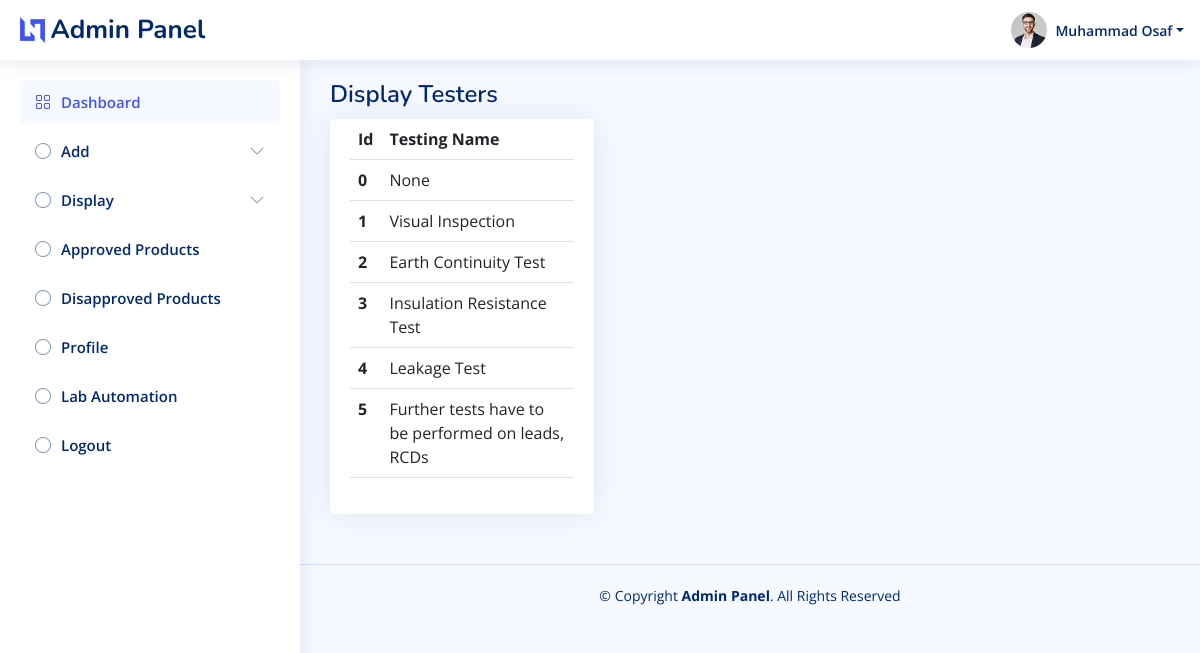
Page /Admin/displaytestingprocess.php (signed in) on the committed database.
### tables this page shows
CREATE TABLE `testingprocess` (
  `testing_id` int(11) NOT NULL,
  `testing_name` varchar(50) DEFAULT NULL
);

### Admin/displaytestingprocess.php (the view, shortened to what this page needs)
<?php include "shared/header.php"; ?>
<?php include "shared/aside.php"; ?>
<?php require "config.php"; ?>
<main id="main" class="main">
<div class="pagetitle">
  <h1>Display Testers</h1>
</div>
<section class="section">
  <div class="row">
    <div class="col-lg-4">
      <div class="card">
        <div class="card-body">
          <table class="table">
            <thead>
              <tr>
                <th scope="col">Id</th>
                <th scope="col">Testing Name</th>
              </tr>
            </thead>
            <?php
            $selectquery="SELECT * from testingprocess";
            $runquery=mysqli_query($connect,$selectquery);
            while($row=mysqli_fetch_array($runquery)){ ?>
            <tbody>
              <tr>
                <th scope="row"><?php echo $row['testing_id']; ?></th>
                <td><?php echo $row['testing_name']; ?></td>
              </tr>
            </tbody>
            <?php } ?>
          </table>
        </div>
      </div>
    </div>
  </div>
</section>
</main>
<?php include "shared/footer.php"; ?>

### Admin/assets/css/style.css (style rules this page uses)
:root { scroll-behavior: smooth; }
body { font-family: "Open Sans", sans-serif; background: #f6f9ff; color: #444444; }
h1, h2, h3, h4, h5, h6 { font-family: "Nunito", sans-serif; }
#main { margin-top: 60px; padding: 20px 30px; transition: all 0.3s; }
.pagetitle { margin-bottom: 10px; }
.pagetitle h1 { font-size: 24px; margin-bottom: 0; font-weight: 600; color: #012970; }
.card { margin-bottom: 30px; border: none; border-radius: 5px; box-shadow: 0px 0 30px rgba(1, 41, 112, 0.1); }
.card-body { padding: 0 20px 20px 20px; }
@media (min-width: 1200px) { #main, #footer { margin-left: 300px; } }

### rows in the picture
testingprocess: testing_id "0", testing_name "None"
testingprocess: testing_id "1", testing_name "Visual Inspection"
testingprocess: testing_id "2", testing_name "Earth Continuity Test"
testingprocess: testing_id "3", testing_name "Insulation Resistance Test"
testingprocess: testing_id "4", testing_name "Leakage Test"
testingprocess: testing_id "5", testing_name "Further tests have to be performed on leads, RCDs"
